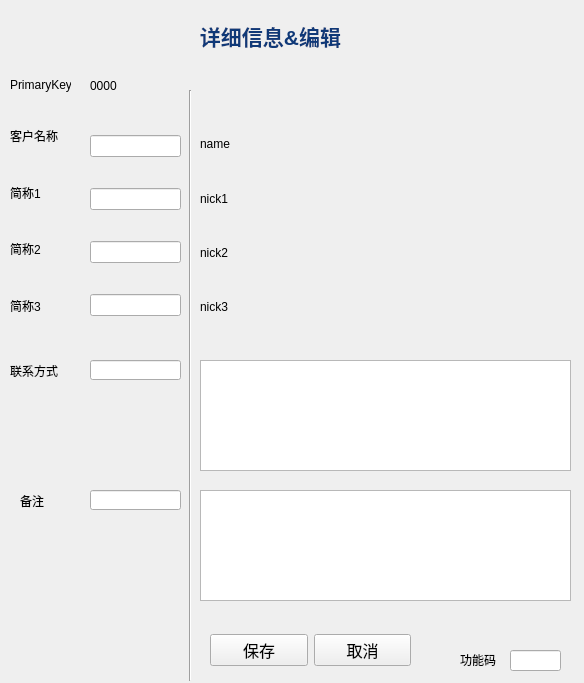
<?xml version="1.0" encoding="UTF-8"?>
<ui version="4.0">
 <class>Form</class>
 <widget class="QWidget" name="Form">
  <property name="geometry">
   <rect>
    <x>0</x>
    <y>0</y>
    <width>584</width>
    <height>683</height>
   </rect>
  </property>
  <property name="focusPolicy">
   <enum>Qt::StrongFocus</enum>
  </property>
  <property name="windowTitle">
   <string>Form</string>
  </property>
  <property name="autoFillBackground">
   <bool>true</bool>
  </property>
  <widget class="QTextBrowser" name="textBrowser_remark">
   <property name="geometry">
    <rect>
     <x>200</x>
     <y>490</y>
     <width>371</width>
     <height>111</height>
    </rect>
   </property>
   <property name="frameShadow">
    <enum>QFrame::Plain</enum>
   </property>
   <property name="lineWidth">
    <number>0</number>
   </property>
  </widget>
  <widget class="QWidget" name="verticalLayoutWidget">
   <property name="geometry">
    <rect>
     <x>10</x>
     <y>110</y>
     <width>61</width>
     <height>221</height>
    </rect>
   </property>
   <layout class="QVBoxLayout" name="verticalLayout">
    <item>
     <widget class="QLabel" name="label_2">
      <property name="text">
       <string>客户名称</string>
      </property>
     </widget>
    </item>
    <item>
     <widget class="QLabel" name="label_3">
      <property name="text">
       <string>简称1</string>
      </property>
     </widget>
    </item>
    <item>
     <widget class="QLabel" name="label_4">
      <property name="text">
       <string>简称2</string>
      </property>
     </widget>
    </item>
    <item>
     <widget class="QLabel" name="label_5">
      <property name="text">
       <string>简称3</string>
      </property>
     </widget>
    </item>
   </layout>
  </widget>
  <widget class="QWidget" name="verticalLayoutWidget_2">
   <property name="geometry">
    <rect>
     <x>90</x>
     <y>110</y>
     <width>91</width>
     <height>231</height>
    </rect>
   </property>
   <layout class="QVBoxLayout" name="verticalLayout_2">
    <item>
     <widget class="QLineEdit" name="lineEdit_name"/>
    </item>
    <item>
     <widget class="QLineEdit" name="lineEdit_nick1"/>
    </item>
    <item>
     <widget class="QLineEdit" name="lineEdit_nick2"/>
    </item>
    <item>
     <widget class="QLineEdit" name="lineEdit_nick3"/>
    </item>
   </layout>
  </widget>
  <widget class="QWidget" name="verticalLayoutWidget_3">
   <property name="geometry">
    <rect>
     <x>200</x>
     <y>120</y>
     <width>371</width>
     <height>211</height>
    </rect>
   </property>
   <layout class="QVBoxLayout" name="verticalLayout_3">
    <item>
     <widget class="QLabel" name="label_name">
      <property name="text">
       <string>name</string>
      </property>
     </widget>
    </item>
    <item>
     <widget class="QLabel" name="label_nick1">
      <property name="text">
       <string>nick1</string>
      </property>
     </widget>
    </item>
    <item>
     <widget class="QLabel" name="label_nick2">
      <property name="text">
       <string>nick2</string>
      </property>
     </widget>
    </item>
    <item>
     <widget class="QLabel" name="label_nick3">
      <property name="text">
       <string>nick3</string>
      </property>
     </widget>
    </item>
   </layout>
  </widget>
  <widget class="QTextBrowser" name="textBrowser_contact">
   <property name="geometry">
    <rect>
     <x>200</x>
     <y>360</y>
     <width>371</width>
     <height>111</height>
    </rect>
   </property>
   <property name="frameShadow">
    <enum>QFrame::Plain</enum>
   </property>
   <property name="lineWidth">
    <number>0</number>
   </property>
  </widget>
  <widget class="QLabel" name="label_7">
   <property name="geometry">
    <rect>
     <x>20</x>
     <y>490</y>
     <width>59</width>
     <height>21</height>
    </rect>
   </property>
   <property name="text">
    <string>备注</string>
   </property>
  </widget>
  <widget class="QLabel" name="label_6">
   <property name="geometry">
    <rect>
     <x>10</x>
     <y>340</y>
     <width>59</width>
     <height>61</height>
    </rect>
   </property>
   <property name="text">
    <string>联系方式</string>
   </property>
  </widget>
  <widget class="QLineEdit" name="lineEdit_contact">
   <property name="geometry">
    <rect>
     <x>90</x>
     <y>360</y>
     <width>91</width>
     <height>20</height>
    </rect>
   </property>
  </widget>
  <widget class="QLineEdit" name="lineEdit_remark">
   <property name="geometry">
    <rect>
     <x>90</x>
     <y>490</y>
     <width>91</width>
     <height>20</height>
    </rect>
   </property>
  </widget>
  <widget class="QWidget" name="horizontalLayoutWidget">
   <property name="geometry">
    <rect>
     <x>210</x>
     <y>620</y>
     <width>201</width>
     <height>61</height>
    </rect>
   </property>
   <layout class="QHBoxLayout" name="horizontalLayout">
    <item>
     <widget class="QPushButton" name="pushButton_save">
      <property name="font">
       <font>
        <family>宋体</family>
        <pointsize>12</pointsize>
        <weight>50</weight>
        <bold>false</bold>
       </font>
      </property>
      <property name="text">
       <string>保存</string>
      </property>
     </widget>
    </item>
    <item>
     <widget class="QPushButton" name="pushButton_cancel">
      <property name="font">
       <font>
        <family>宋体</family>
        <pointsize>12</pointsize>
        <weight>50</weight>
        <bold>false</bold>
       </font>
      </property>
      <property name="text">
       <string>取消</string>
      </property>
     </widget>
    </item>
   </layout>
  </widget>
  <widget class="QLabel" name="label_13">
   <property name="geometry">
    <rect>
     <x>190</x>
     <y>20</y>
     <width>161</width>
     <height>31</height>
    </rect>
   </property>
   <property name="text">
    <string>&lt;html&gt;&lt;head/&gt;&lt;body&gt;&lt;p align=&quot;center&quot;&gt;&lt;span style=&quot; font-size:16pt; font-weight:600; color:#0f3978;&quot;&gt;详细信息&amp;amp;编辑&lt;/span&gt;&lt;/p&gt;&lt;/body&gt;&lt;/html&gt;</string>
   </property>
  </widget>
  <widget class="QLabel" name="label_15">
   <property name="geometry">
    <rect>
     <x>460</x>
     <y>650</y>
     <width>51</width>
     <height>20</height>
    </rect>
   </property>
   <property name="text">
    <string>&lt;html&gt;&lt;head/&gt;&lt;body&gt;&lt;p&gt;功能码&lt;/p&gt;&lt;/body&gt;&lt;/html&gt;</string>
   </property>
  </widget>
  <widget class="QLineEdit" name="lineEdit_passcode">
   <property name="geometry">
    <rect>
     <x>510</x>
     <y>650</y>
     <width>51</width>
     <height>21</height>
    </rect>
   </property>
   <property name="text">
    <string/>
   </property>
   <property name="echoMode">
    <enum>QLineEdit::Password</enum>
   </property>
  </widget>
  <widget class="Line" name="line">
   <property name="geometry">
    <rect>
     <x>180</x>
     <y>90</y>
     <width>20</width>
     <height>591</height>
    </rect>
   </property>
   <property name="orientation">
    <enum>Qt::Vertical</enum>
   </property>
  </widget>
  <widget class="QLabel" name="label_id">
   <property name="geometry">
    <rect>
     <x>90</x>
     <y>70</y>
     <width>51</width>
     <height>31</height>
    </rect>
   </property>
   <property name="text">
    <string>0000</string>
   </property>
  </widget>
  <widget class="QLabel" name="label_8">
   <property name="geometry">
    <rect>
     <x>10</x>
     <y>70</y>
     <width>61</width>
     <height>31</height>
    </rect>
   </property>
   <property name="text">
    <string>&lt;html&gt;&lt;head/&gt;&lt;body&gt;&lt;p&gt;PrimaryKey&lt;/p&gt;&lt;/body&gt;&lt;/html&gt;</string>
   </property>
  </widget>
 </widget>
 <resources/>
 <connections>
  <connection>
   <sender>pushButton_save</sender>
   <signal>clicked()</signal>
   <receiver>Form</receiver>
   <slot>saveToSqlite()</slot>
   <hints>
    <hint type="sourcelabel">
     <x>256</x>
     <y>656</y>
    </hint>
    <hint type="destinationlabel">
     <x>91</x>
     <y>218</y>
    </hint>
   </hints>
  </connection>
  <connection>
   <sender>lineEdit_name</sender>
   <signal>textChanged(QString)</signal>
   <receiver>label_name</receiver>
   <slot>setText(QString)</slot>
   <hints>
    <hint type="sourcelabel">
     <x>179</x>
     <y>156</y>
    </hint>
    <hint type="destinationlabel">
     <x>336</x>
     <y>152</y>
    </hint>
   </hints>
  </connection>
  <connection>
   <sender>lineEdit_nick1</sender>
   <signal>textChanged(QString)</signal>
   <receiver>label_nick1</receiver>
   <slot>setText(QString)</slot>
   <hints>
    <hint type="sourcelabel">
     <x>179</x>
     <y>207</y>
    </hint>
    <hint type="destinationlabel">
     <x>356</x>
     <y>180</y>
    </hint>
   </hints>
  </connection>
  <connection>
   <sender>lineEdit_nick2</sender>
   <signal>textChanged(QString)</signal>
   <receiver>label_nick2</receiver>
   <slot>setText(QString)</slot>
   <hints>
    <hint type="sourcelabel">
     <x>173</x>
     <y>256</y>
    </hint>
    <hint type="destinationlabel">
     <x>344</x>
     <y>274</y>
    </hint>
   </hints>
  </connection>
  <connection>
   <sender>lineEdit_nick3</sender>
   <signal>textChanged(QString)</signal>
   <receiver>label_nick3</receiver>
   <slot>setText(QString)</slot>
   <hints>
    <hint type="sourcelabel">
     <x>177</x>
     <y>309</y>
    </hint>
    <hint type="destinationlabel">
     <x>362</x>
     <y>329</y>
    </hint>
   </hints>
  </connection>
  <connection>
   <sender>lineEdit_contact</sender>
   <signal>textChanged(QString)</signal>
   <receiver>textBrowser_contact</receiver>
   <slot>setText(QString)</slot>
   <hints>
    <hint type="sourcelabel">
     <x>180</x>
     <y>360</y>
    </hint>
    <hint type="destinationlabel">
     <x>267</x>
     <y>360</y>
    </hint>
   </hints>
  </connection>
  <connection>
   <sender>lineEdit_remark</sender>
   <signal>textChanged(QString)</signal>
   <receiver>textBrowser_remark</receiver>
   <slot>setText(QString)</slot>
   <hints>
    <hint type="sourcelabel">
     <x>180</x>
     <y>490</y>
    </hint>
    <hint type="destinationlabel">
     <x>279</x>
     <y>490</y>
    </hint>
   </hints>
  </connection>
  <connection>
   <sender>pushButton_cancel</sender>
   <signal>clicked()</signal>
   <receiver>Form</receiver>
   <slot>close()</slot>
   <hints>
    <hint type="sourcelabel">
     <x>409</x>
     <y>656</y>
    </hint>
    <hint type="destinationlabel">
     <x>361</x>
     <y>446</y>
    </hint>
   </hints>
  </connection>
 </connections>
 <slots>
  <slot>saveToSqlite()</slot>
 </slots>
</ui>
